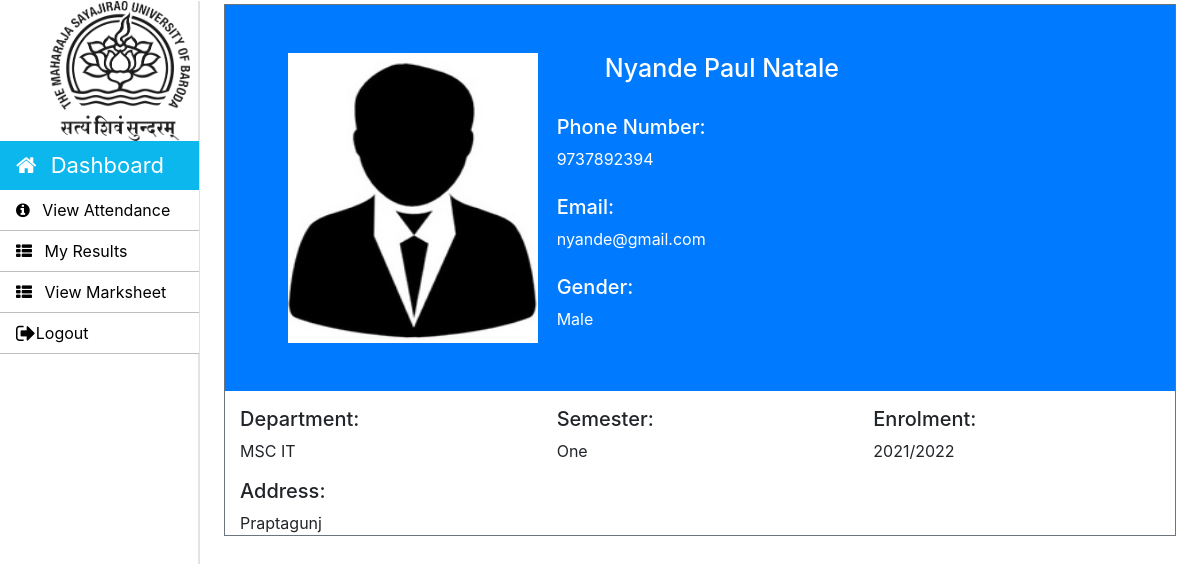
The page /student/student-index.php (signed in) on the database its author committed.
### tables this page shows
CREATE TABLE `student_info` (
  `PRN_number` bigint(15) NOT NULL,
  `Student_name` varchar(100) NOT NULL,
  `Phone_number` bigint(11) NOT NULL,
  `email_address` varchar(100) NOT NULL,
  `Gender` varchar(10) NOT NULL,
  `Department` varchar(10) NOT NULL,
  `Semester` varchar(10) NOT NULL,
  `Enrolment` varchar(10) NOT NULL,
  `Address` text NOT NULL,
  `Password` varchar(50) NOT NULL
);

### Student/display-student.php (the view, shortened to what this page needs)
<html lang="en">
	<head>
      <link rel="stylesheet" type="text/css" href="../bootstrap/css/bootstrap.min.css">
      <link rel="stylesheet" type="text/css" href="../css/style.css">
    <link rel="stylesheet" href="https://stackpath.bootstrapcdn.com/font-awesome/4.7.0/css/font-awesome.min.css">
  </head>
  </html>
<?php
	if ($_SESSION["LoginStudent"])
	{
		$PRN_number=$_GET['PRN_number'] ?? $_SESSION['LoginStudent'];
	}
	require_once "../connection/connection.php";
	?>
<!doctype html>
<html lang="en">
	<head>
	</head>
	<body>
	<?php
	$query="select * from student_info where PRN_number='$PRN_number'";
	$run=mysqli_query($con,$query);
	while ($row=mysqli_fetch_array($run)) {
		?>
		<div class="container  mt-1 border border-secondary mb-1">
			<div class="row text-white bg-primary pt-5">
				<div class="col-md-4">
					<img  src="../Images/pic.jpg" class="ml-5 mb-5" width="250" height="290">
				</div>
				<div class="col-md-8">
					<h3 class="ml-5"><?php echo $row['Student_name'] ?></h3><br>
					<div class="row">
						<div class="col-md-6">
							<h5>Phone Number:</h5> <?php echo $row['Phone_number']  ?><br><br>
							<h5>Email:</h5> <?php echo $row['email_address']  ?><br><br>
							<h5>Gender:</h5> <?php echo $row['Gender']  ?><br><br>
						</div>
					</div>
				</div>
			</div>
			<div class="row pt-3">
				<div class="col-md-4"><h5>Department:</h5> <?php echo $row['Department']  ?></div>
				<div class="col-md-4"><h5>Semester:</h5> <?php echo $row['Semester']  ?></div>
				<div class="col-md-4"><h5>Enrolment:</h5> <?php echo $row['Enrolment']  ?></div>
			</div>
			<div class="row pt-3">
				<div class="col-md-4"><h5>Address:</h5> <?php echo $row['Address']  ?></div>
			</div>
		</div>
	<?php } ?>
</body>
</html>

### css/style.css (style rules this page uses)
h3 { font-size: 25px; }

### rows shown on the page
student_info: Student_name "Nyande Paul Natale", Phone_number "9737892394", email_address "nyande@gmail.com", Gender "Male", Department "MSC IT", Semester "One", Enrolment "2021/2022", Address "Praptagunj"
